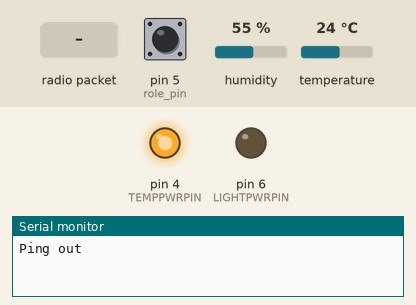
This sketch was run on a simulated Arduino Uno, built with avr-gcc and run on an emulated ATmega328P. Parts: output pins drawn as LEDs (lit = HIGH), the last lines printed to the serial monitor. The inputs (shaded band) are chosen by the test bench; at power-on: pin 5 (role_pin) HIGH, humidity 55 %, temperature 24 °C. No radio packets arrive unless stated.

Above: at 0.1 s.
At 1.8 s:
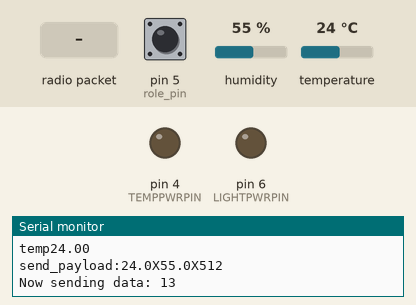
1.9 s: radio packet "1" arrives
At 2.5 s:
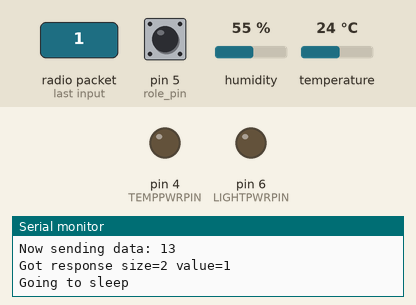
Timing chart, 0 to 4.9 s (numbered marks = the images above; inputs shaded):
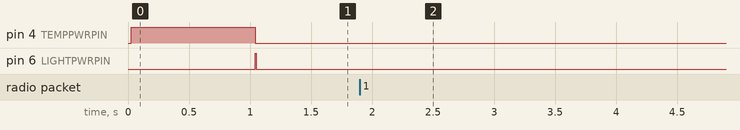

Measured:
- after the input at 1.9 s, pin 4 (TEMPPWRPIN), pin 6 (LIGHTPWRPIN): stops changing and stays LOW

The sketch:

arduino_DHT.ino
```cpp
// (licence header left out)
/**
 * Example using Dynamic Payloads
 *
 * This is an example of how to use payloads of a varying (dynamic) size.
 */

#include <SPI.h>
#include "nRF24L01.h"
#include "RF24.h"
#include "DHT.h"
#include "LowPower.h"
#define LIGHTPIN 0
#define LIGHTPWRPIN 6 // power pin for ligthsensor
#define TEMPINPIN 9     // DHT signal pin
#define TEMPPWRPIN 4//DHT power pin
#define DHTTYPE DHT22
DHT dht(TEMPINPIN, DHTTYPE);

//#include <printf.h>  // Printf is used for debug

String perstr;
struct measurementSet
{
  float hum;
  float temp;
  int light;
}
dataParams;
//----------------RF24 Hardware configuration.---------------------------------

// Set up nRF24L01 radio on SPI bus plus pins 7 & 8
RF24 radio(7,8);

// sets the role of this unit in hardware.  Connect to GND to be the 'pong' receiver
// Leave open to be the 'ping' transmitter
const int role_pin = 5;

//
// Topology
//

// Radio pipe addresses for the 2 nodes to communicate.
const uint64_t pipes[2] = { 0xF0F0F0F0E1LL, 0xF0F0F0F0D2LL };

//
// Role management
//
// Set up role.  This sketch uses the same software for all the nodes
// in this system.  Doing so greatly simplifies testing.  The hardware itself specifies
// which node it is.
//
// This is done through the role_pin
//

// The various roles supported by this sketch
typedef enum { role_ping_out = 1, role_pong_back } role_e;

// The debug-friendly names of those roles
const char* role_friendly_name[] = { "invalid", "Ping out", "Pong back"};

// The role of the current running sketch
role_e role;

//
// Payload
//

const int min_payload_size = 4;
const int max_payload_size = 32;
const int payload_size_increments_by = 1;
//int next_payload_size = min_payload_size;
const int next_payload_size = 13; // float (4) + float(4) + int(2) +char(1)+ char(1) +termination(1) = 13
//const int next_payload_size = 4;

char receive_payload[max_payload_size+1]; // +1 to allow room for a terminating NULL char
//---------------------------------------------------------


// Take a sensor reading and store in EEPROM
void logSensorReading() {
  // Take a moisture reading
//  digitalWrite(POWERPIN, HIGH);//turn sensor on
  //delay(10);
  //dataParams.h = (byte) analogRead(0)>>2;//decrease resolution to 1 byte
  //dataParams.h = analogRead(LIGHTPIN);//light reading
  //digitalWrite(POWERPIN, LOW);//turn sensor off

  //Measure temp and humidity
  digitalWrite(TEMPPWRPIN, HIGH); // turn on dht
  delay(10);
  dht.begin();
  delay(1000);
  dataParams.hum = dht.readHumidity(); // measure
  dataParams.temp = dht.readTemperature();
  Serial.print("Humidity");
  Serial.println(dataParams.hum);
  Serial.print("temp");
  Serial.println(dataParams.temp);
  digitalWrite(TEMPPWRPIN, LOW);
  // read light
  digitalWrite(LIGHTPWRPIN, HIGH);//turn sensor on
  delay(10);
  dataParams.light = analogRead(LIGHTPIN);//light reading
  digitalWrite(LIGHTPWRPIN, LOW);//turn sensor off
}

void setup(void)
{

  pinMode(LIGHTPWRPIN, OUTPUT);
  digitalWrite(LIGHTPWRPIN, LOW);
  pinMode(TEMPINPIN, INPUT);      // sets the digital pin  as input
  pinMode(TEMPPWRPIN, OUTPUT);
  //digitalWrite(POWERPIN, LOW);
  //
  // Role
  //

  // set up the role pin
  pinMode(role_pin, INPUT);
  digitalWrite(role_pin,HIGH);
  delay(20); // Just to get a solid reading on the role pin

  // read the address pin, establish our role
  if ( digitalRead(role_pin) )
    role = role_ping_out;
  else
    role = role_pong_back;

  Serial.begin(115200);

  Serial.println(role_friendly_name[role]);

  //
  // Setup and configure rf radio
  //

  radio.begin();

  // enable dynamic payloads
  radio.enableDynamicPayloads();

  // optionally, increase the delay between retries & # of retries
  radio.setRetries(5,15);

  //
  // Open pipes to other nodes for communication
  //

  // This simple sketch opens two pipes for these two nodes to communicate
  // back and forth.
  // Open 'our' pipe for writing
  // Open the 'other' pipe for reading, in position #1 (we can have up to 5 pipes open for reading)

  if ( role == role_ping_out )
  {
    radio.openWritingPipe(pipes[0]);
    radio.openReadingPipe(1,pipes[1]);
  }
  else
  {
    radio.openWritingPipe(pipes[1]);
    radio.openReadingPipe(1,pipes[0]);
  }

  //
  // Start listening
  //

  radio.startListening();

  //
  // Dump the configuration of the rf unit for debugging
  //

  radio.printDetails();
}

void loop(void)
{
  //
  // Ping out role.  Repeatedly send the current time
  //

  if (role == role_ping_out)
  {
    // The payload will always be the same, what will change is how much of it we send.
    //static char send_payload[] = "ABCDEFGHIJKLMNOPQRSTUVWXYZ789012";
    char buffer[next_payload_size];
    char buffer2[5];
    logSensorReading();
    // put temp data in buffer
    dtostrf(dataParams.temp, 4,1,buffer);

    // add humidity data
    strcat(buffer, "X"); // add first string
    dtostrf(dataParams.hum, 4,1,buffer2);
    strcat(buffer, buffer2); // add first string

    // add the light data
    strcat(buffer, "X"); // add first string
    dtostrf(dataParams.light, 3,0,buffer2);
    strcat(buffer, buffer2); // add first string

    char* send_payload = buffer;

    Serial.print("send_payload:");
    Serial.println(send_payload);
    // First, stop listening so we can talk.
    radio.stopListening();

    // Take the time, and send it.  This will block until complete
    Serial.print(F("Now sending data: "));
    Serial.println(next_payload_size);
    radio.write( send_payload, next_payload_size );
    //radio.write( &dataParams, sizeof(dataParams));


    // Now, continue listening
    radio.startListening();

    // Wait here until we get a response, or timeout
    unsigned long started_waiting_at = millis();
    bool timeout = false;
    while ( ! radio.available() && ! timeout )
      if (millis() - started_waiting_at > 2000 )
        timeout = true;

    // Describe the results
    if ( timeout ){
      Serial.println(F("Failed, response timed out."));
    }
    else{
      // Grab the response, compare, and send to debugging spew
      uint8_t len = radio.getDynamicPayloadSize();

      // If a corrupt dynamic payload is received, it will be flushed
      if(!len){
        return;
      }

      radio.read( receive_payload, len );

      // Put a zero at the end for easy printing
      receive_payload[len] = 0;

      // Spew it
      Serial.print(F("Got response size="));
      Serial.print(len);
      Serial.print(F(" value="));
      Serial.println(receive_payload) ;
      Serial.println("Going to sleep");
      delay(100);
      for(int i=0; i<75; i++){
      LowPower.idle(SLEEP_8S, ADC_OFF, TIMER2_OFF, TIMER1_OFF, TIMER0_OFF,
                    SPI_OFF, USART0_OFF, TWI_OFF);
      }

    }

    // sleep for a while
    // ATmega328P, ATmega168
    delay(100);


  }


}
// vim:cin:ai:sts=2 sw=2 ft=cpp
```
